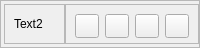
                <widget class="QFrame" name="frame_29">
                 <property name="maximumSize">
                  <size>
                   <width>16777213</width>
                   <height>48</height>
                  </size>
                 </property>
                 <property name="frameShape">
                  <enum>QFrame::StyledPanel</enum>
                 </property>
                 <property name="frameShadow">
                  <enum>QFrame::Raised</enum>
                 </property>
                 <layout class="QHBoxLayout" name="horizontalLayout_70">
                  <property name="spacing">
                   <number>0</number>
                  </property>
                  <property name="leftMargin">
                   <number>3</number>
                  </property>
                  <property name="topMargin">
                   <number>0</number>
                  </property>
                  <property name="rightMargin">
                   <number>0</number>
                  </property>
                  <property name="bottomMargin">
                   <number>0</number>
                  </property>
                  <item>
                   <widget class="QFrame" name="panelsBackground_45">
                    <property name="maximumSize">
                     <size>
                      <width>16777215</width>
                      <height>40</height>
                     </size>
                    </property>
                    <property name="styleSheet">
                     <string notr="true"/>
                    </property>
                    <property name="frameShape">
                     <enum>QFrame::StyledPanel</enum>
                    </property>
                    <property name="frameShadow">
                     <enum>QFrame::Raised</enum>
                    </property>
                    <layout class="QHBoxLayout" name="horizontalLayout_71">
                     <item>
                      <widget class="QLabel" name="label_65">
                       <property name="maximumSize">
                        <size>
                         <width>16777215</width>
                         <height>40</height>
                        </size>
                       </property>
                       <property name="text">
                        <string>Text2</string>
                       </property>
                      </widget>
                     </item>
                    </layout>
                   </widget>
                  </item>
                  <item>
                   <widget class="QFrame" name="panelsBackground_46">
                    <property name="maximumSize">
                     <size>
                      <width>16777215</width>
                      <height>40</height>
                     </size>
                    </property>
                    <property name="styleSheet">
                     <string notr="true"/>
                    </property>
                    <property name="frameShape">
                     <enum>QFrame::StyledPanel</enum>
                    </property>
                    <property name="frameShadow">
                     <enum>QFrame::Raised</enum>
                    </property>
                    <layout class="QHBoxLayout" name="horizontalLayout_72">
                     <item>
                      <widget class="QPushButton" name="contentSecond_textColor1">
                       <property name="minimumSize">
                        <size>
                         <width>24</width>
                         <height>24</height>
                        </size>
                       </property>
                       <property name="maximumSize">
                        <size>
                         <width>24</width>
                         <height>24</height>
                        </size>
                       </property>
                       <property name="text">
                        <string/>
                       </property>
                      </widget>
                     </item>
                     <item>
                      <widget class="QPushButton" name="contentSecond_textColor2">
                       <property name="minimumSize">
                        <size>
                         <width>24</width>
                         <height>24</height>
                        </size>
                       </property>
                       <property name="maximumSize">
                        <size>
                         <width>24</width>
                         <height>24</height>
                        </size>
                       </property>
                       <property name="text">
                        <string/>
                       </property>
                      </widget>
                     </item>
                     <item>
                      <widget class="QPushButton" name="contentSecond_textColor3">
                       <property name="minimumSize">
                        <size>
                         <width>24</width>
                         <height>24</height>
                        </size>
                       </property>
                       <property name="maximumSize">
                        <size>
                         <width>24</width>
                         <height>24</height>
                        </size>
                       </property>
                       <property name="text">
                        <string/>
                       </property>
                      </widget>
                     </item>
                     <item>
                      <widget class="QPushButton" name="contentSecond_textColor4">
                       <property name="minimumSize">
                        <size>
                         <width>24</width>
                         <height>24</height>
                        </size>
                       </property>
                       <property name="maximumSize">
                        <size>
                         <width>24</width>
                         <height>24</height>
                        </size>
                       </property>
                       <property name="text">
                        <string/>
                       </property>
                      </widget>
                     </item>
                    </layout>
                   </widget>
                  </item>
                 </layout>
                </widget>
